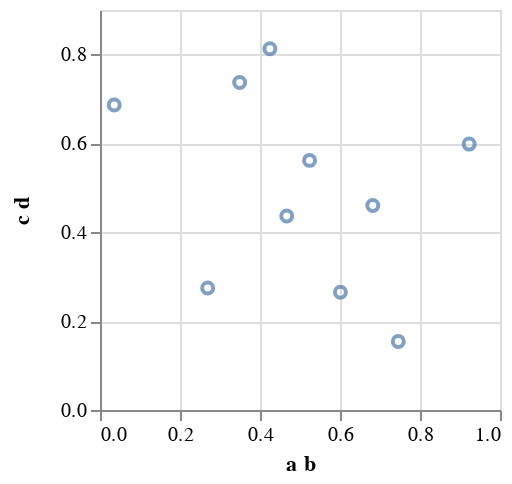

The specification (Vega-Lite) saved for this image:
### Vega specification from a JSON file in a GitHub repository (floating-point values rounded to 4 significant figures)
{"$schema": "https://vega.github.io/schema/vega/v3.0.json", "autosize": "pad", "padding": 5, "width": 200, "height": 200, "style": "cell", "data": [{"name": "source_0", "values": [{"a b": 0.9229, "c d": 0.5983}, {"a b": 0.682, "c d": 0.46}, {"a b": 0.03553, "c d": 0.6864}, {"a b": 0.3491, "c d": 0.7368}, {"a b": 0.4248, "c d": 0.813}, {"a b": 0.5239, "c d": 0.5616}, {"a b": 0.4668, "c d": 0.4366}, {"a b": 0.2692, "c d": 0.2747}, {"a b": 0.601, "c d": 0.2649}, {"a b": 0.7458, "c d": 0.1544}]}, {"name": "data_0", "source": "source_0", "transform": [{"type": "formula", "expr": "toNumber(datum[\"a b\"])", "as": "a b"}, {"type": "formula", "expr": "toNumber(datum[\"c d\"])", "as": "c d"}, {"type": "filter", "expr": "datum[\"a b\"] !== null && !isNaN(datum[\"a b\"]) && datum[\"c d\"] !== null && !isNaN(datum[\"c d\"])"}]}], "marks": [{"name": "marks", "type": "symbol", "style": ["point"], "from": {"data": "data_0"}, "encode": {"update": {"opacity": {"value": 0.7}, "x": {"scale": "x", "field": "a b"}, "y": {"scale": "y", "field": "c d"}, "stroke": {"value": "#4c78a8"}, "fill": {"value": "transparent"}}}}], "scales": [{"name": "x", "type": "linear", "domain": {"data": "data_0", "field": "a b"}, "range": [0, {"signal": "width"}], "nice": true, "zero": true}, {"name": "y", "type": "linear", "domain": {"data": "data_0", "field": "c d"}, "range": [{"signal": "height"}, 0], "nice": true, "zero": true}], "axes": [{"scale": "x", "orient": "bottom", "labelFlush": true, "labelOverlap": true, "tickCount": {"signal": "ceil(width/40)"}, "title": "a b", "zindex": 1}, {"scale": "x", "orient": "bottom", "domain": false, "grid": true, "labels": false, "maxExtent": 0, "minExtent": 0, "tickCount": {"signal": "ceil(width/40)"}, "ticks": false, "zindex": 0, "gridScale": "y"}, {"scale": "y", "orient": "left", "labelOverlap": true, "tickCount": {"signal": "ceil(height/40)"}, "title": "c d", "zindex": 1}, {"scale": "y", "orient": "left", "domain": false, "grid": true, "labels": false, "maxExtent": 0, "minExtent": 0, "tickCount": {"signal": "ceil(height/40)"}, "ticks": false, "zindex": 0, "gridScale": "x"}], "config": {"boxExtent": 1.5, "axisY": {"minExtent": 30}}}
